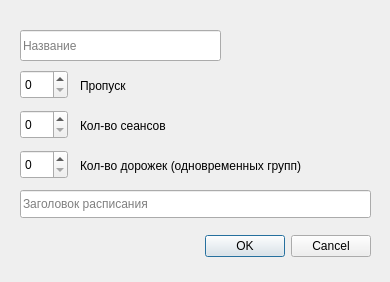
<?xml version="1.0" encoding="UTF-8"?>
<ui version="4.0">
 <class>AddPlaceDialog</class>
 <widget class="QDialog" name="AddPlaceDialog">
  <property name="geometry">
   <rect>
    <x>0</x>
    <y>0</y>
    <width>390</width>
    <height>282</height>
   </rect>
  </property>
  <property name="windowTitle">
   <string>Dialog</string>
  </property>
  <widget class="QDialogButtonBox" name="buttonBox">
   <property name="geometry">
    <rect>
     <x>30</x>
     <y>230</y>
     <width>341</width>
     <height>32</height>
    </rect>
   </property>
   <property name="orientation">
    <enum>Qt::Horizontal</enum>
   </property>
   <property name="standardButtons">
    <set>QDialogButtonBox::Cancel|QDialogButtonBox::Ok</set>
   </property>
  </widget>
  <widget class="QLineEdit" name="lineEdit_AddName">
   <property name="geometry">
    <rect>
     <x>20</x>
     <y>30</y>
     <width>201</width>
     <height>31</height>
    </rect>
   </property>
   <property name="placeholderText">
    <string>Название</string>
   </property>
  </widget>
  <widget class="QSpinBox" name="spinBox_Ofset">
   <property name="geometry">
    <rect>
     <x>20</x>
     <y>70</y>
     <width>48</width>
     <height>29</height>
    </rect>
   </property>
  </widget>
  <widget class="QSpinBox" name="spinBox_Amount">
   <property name="geometry">
    <rect>
     <x>20</x>
     <y>110</y>
     <width>48</width>
     <height>29</height>
    </rect>
   </property>
  </widget>
  <widget class="QSpinBox" name="spinBox_Rows">
   <property name="geometry">
    <rect>
     <x>20</x>
     <y>150</y>
     <width>48</width>
     <height>29</height>
    </rect>
   </property>
  </widget>
  <widget class="QLineEdit" name="lineEdit_Header">
   <property name="geometry">
    <rect>
     <x>20</x>
     <y>190</y>
     <width>351</width>
     <height>28</height>
    </rect>
   </property>
   <property name="placeholderText">
    <string>Заголовок расписания</string>
   </property>
  </widget>
  <widget class="QLabel" name="label">
   <property name="geometry">
    <rect>
     <x>80</x>
     <y>70</y>
     <width>71</width>
     <height>31</height>
    </rect>
   </property>
   <property name="text">
    <string>Пропуск</string>
   </property>
  </widget>
  <widget class="QLabel" name="label_2">
   <property name="geometry">
    <rect>
     <x>80</x>
     <y>110</y>
     <width>121</width>
     <height>31</height>
    </rect>
   </property>
   <property name="text">
    <string>Кол-во сеансов</string>
   </property>
  </widget>
  <widget class="QLabel" name="label_3">
   <property name="geometry">
    <rect>
     <x>80</x>
     <y>150</y>
     <width>291</width>
     <height>31</height>
    </rect>
   </property>
   <property name="text">
    <string>Кол-во дорожек (одновременных групп)</string>
   </property>
  </widget>
 </widget>
 <resources/>
 <connections>
  <connection>
   <sender>buttonBox</sender>
   <signal>accepted()</signal>
   <receiver>AddPlaceDialog</receiver>
   <slot>accept()</slot>
   <hints>
    <hint type="sourcelabel">
     <x>248</x>
     <y>254</y>
    </hint>
    <hint type="destinationlabel">
     <x>157</x>
     <y>274</y>
    </hint>
   </hints>
  </connection>
  <connection>
   <sender>buttonBox</sender>
   <signal>rejected()</signal>
   <receiver>AddPlaceDialog</receiver>
   <slot>reject()</slot>
   <hints>
    <hint type="sourcelabel">
     <x>316</x>
     <y>260</y>
    </hint>
    <hint type="destinationlabel">
     <x>286</x>
     <y>274</y>
    </hint>
   </hints>
  </connection>
 </connections>
</ui>
